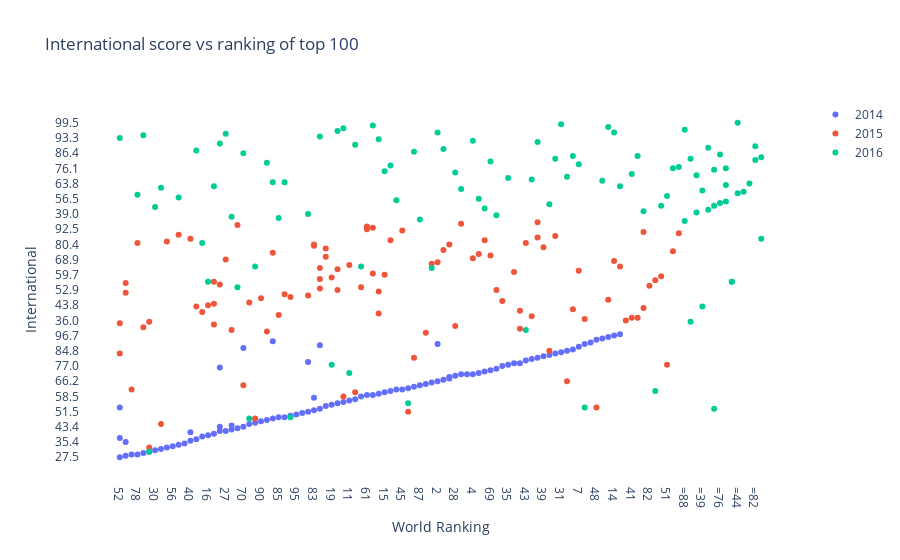

The code cell stored with this chart in its notebook:
### Code cell
# create figure
fig=go.Figure()

# create trace 1
trace_2014 = go.Scatter(
    x=df_2014["world_rank"],
    y=df_2014['international'],
    mode="markers",
    name='2014'
)

fig.add_trace(trace_2014)

# create trace 2
trace_2015 = go.Scatter(
    x=df_2015["world_rank"],
    y=df_2015['international'],
    mode="markers",
    name='2015'
)

fig.add_trace(trace_2015)

# create trace 3
trace_2016 = go.Scatter(
    x=df_2016["world_rank"],
    y=df_2016['international'],
    mode="markers",
    name='2016'
)
fig.add_trace(trace_2016)

# edit layout
fig.update_layout(
    title='International score vs ranking of top 100',
    xaxis_title= "World Ranking",
    yaxis_title ="International",    
    plot_bgcolor='rgba(0,0,0,0)'   
)

fig.show()

### Figure 1 — Plotly figure (JSON) as saved in the notebook; plotly's stock layout.template omitted (floating-point values rounded to 4 significant figures)
{"data": [{"mode": "markers", "name": "2014", "type": "scatter", "x": ["52", "88", "44", "78", "23", "46", "30", "49", "60", "56", "22", "47", "88", "40", "93", "52", "97", "16", "29", "40", "80", "27", "50", "25", "70", "80", "50", "42", "12", "90", "59", "74", "85", "18", "17", "95", "100", "63", "83", "98", "52", "94", "19", "55", "8", "11", "24", "83", "67", "61", "9", "86", "15", "6", "62", "45", "68", "33", "87", "96", "1", "2", "73", "65", "65", "28", "13", "92", "4", "20", "36", "69", "79", "80", "57", "35", "77", "91", "63", "43", "58", "34", "39", "32", "5", "31", "72", "38", "70", "7", "98", "21", "2", "76", "74", "48", "10", "26", "14", "37"], "y": ["27.5", "28.6", "29.4", "29.4", "29.6", "31.7", "32.3", "33.7", "33.8", "34.3", "34.4", "35.0", "35.4", "35.6", "36.4", "37.7", "40.5", "40.6", "41.1", "41.8", "42.4", "42.4", "42.6", "43.2", "43.4", "43.4", "44.2", "44.6", "46.4", "47.5", "48.1", "49.2", "49.5", "49.5", "50.0", "50.7", "51.3", "51.5", "52.6", "53.0", "53.7", "54.4", "55.6", "56.3", "57.3", "57.6", "58.1", "58.3", "58.5", "58.6", "58.6", "58.7", "59.3", "59.6", "60.6", "60.6", "61.3", "61.8", "63.1", "65.5", "65.8", "66.2", "66.6", "67.1", "67.7", "67.8", "68.0", "68.0", "68.0", "70.0", "73.2", "74.2", "75.0", "76.8", "77.0", "77.8", "78.3", "78.3", "79.7", "80.3", "80.9", "81.3", "81.5", "81.7", "82.0", "84.2", "84.8", "86.0", "86.1", "86.7", "89.1", "90.2", "90.2", "91.0", "91.1", "91.4", "91.8", "94.3", "96.7", "98.2"]}, {"mode": "markers", "name": "2015", "type": "scatter", "x": ["96", "59", "50", "91", "23", "28", "29", "46", "52", "46", "66", "21", "41", "54", "58", "85", "86", "97", "91", "38", "75", "93", "16", "29", "49", "42", "57", "26", "90", "12", "17", "63", "18", "88", "86", "68", "55", "79", "98", "48", "67", "82", "80", "88", "29", "81", "98", "8", "19", "24", "64", "15", "9", "77", "44", "7", "55", "70", "98", "37", "11", "72", "1", "2", "14", "27", "4", "94", "69", "20", "74", "51", "71", "73", "94", "39", "83", "65", "83", "33", "78", "43", "52", "60", "6", "36", "32", "40", "34", "5", "22", "3", "75", "45", "61", "9", "61", "25", "13", "34"], "y": ["28.3", "29.0", "30.3", "32.2", "32.4", "33.1", "33.6", "33.8", "34.9", "35.3", "36.0", "36.7", "37.0", "37.0", "37.4", "38.7", "38.8", "39.1", "40.3", "41.2", "42.7", "42.9", "43.8", "43.9", "44.6", "46.5", "47.8", "47.9", "49.1", "49.2", "49.8", "50.1", "50.5", "51.1", "51.4", "51.5", "52.9", "52.9", "53.2", "53.7", "53.9", "55.0", "55.7", "56.1", "56.4", "56.6", "57.5", "58.5", "59.0", "59.3", "59.5", "59.7", "59.8", "60.5", "60.6", "61.2", "62.3", "63.1", "64.0", "64.3", "65.2", "66.2", "67.0", "67.6", "68.3", "68.9", "69.0", "69.4", "70.8", "71.2", "76.6", "77.8", "77.9", "78.7", "78.8", "79.0", "79.6", "80.4", "80.4", "81.3", "81.9", "81.9", "82.0", "83.6", "84.3", "84.3", "84.8", "87.0", "87.4", "87.8", "90.6", "90.7", "91.2", "91.3", "92.5", "92.7", "94.5", "94.9", "96.6", "98.8"]}, {"mode": "markers", "name": "2016", "type": "scatter", "x": ["=88", "87", "43", "85", "46", "50", "79", "=65", "63", "=47", "75", "=39", "=60", "36", "42", "30", "17", "=90", "64", "32", "=76", "=94", "=90", "21", "25", "62", "68", "=99", "=99", "16", "20", "22", "51", "78", "=44", "81", "84", "=39", "13", "49", "37", "29", "=94", "53", "18", "74", "1", "67", "12", "10", "58", "35", "72", "11", "=47", "41", "28", "15", "=90", "=94", "71", "3", "6", "19", "7", "59", "97", "69", "=82", "=65", "5", "=56", "54", "38", "=76", "70", "=56", "33", "93", "73", "=60", "=82", "24", "80", "34", "4", "86", "52", "98", "23", "27", "14", "2", "55", "=88", "8", "26", "9", "31", "=44"], "y": ["26.1", "29.1", "30.3", "30.9", "31.7", "33.0", "33.9", "35.3", "39.0", "39.5", "40.8", "42.9", "44.9", "45.8", "49.2", "49.3", "49.5", "51.0", "51.0", "51.2", "51.8", "52.7", "53.0", "53.7", "53.9", "55.8", "56.3", "56.4", "56.4", "56.4", "56.5", "57.1", "57.8", "58.2", "58.4", "59.6", "60.3", "61.5", "61.9", "62.6", "62.8", "62.8", "63.6", "63.8", "63.9", "63.9", "64.0", "64.3", "64.3", "65.0", "66.5", "68.6", "69.2", "70.0", "70.3", "71.5", "73.1", "73.5", "74.1", "76.1", "76.1", "76.3", "77.2", "77.8", "78.5", "80.5", "81.9", "82.4", "83.3", "84.0", "84.0", "84.4", "85.5", "85.5", "85.8", "86.4", "87.0", "87.1", "87.3", "87.6", "89.3", "89.5", "89.8", "90.3", "90.5", "91.5", "92.3", "93.3", "93.5", "93.6", "93.8", "94.4", "94.4", "94.6", "95.5", "96.0", "96.2", "97.9", "98.6", "99.5"]}], "layout": {"plot_bgcolor": "rgba(0,0,0,0)", "title": {"text": "International score vs ranking of top 100"}, "xaxis": {"title": {"text": "World Ranking"}}, "yaxis": {"title": {"text": "International"}}}}
